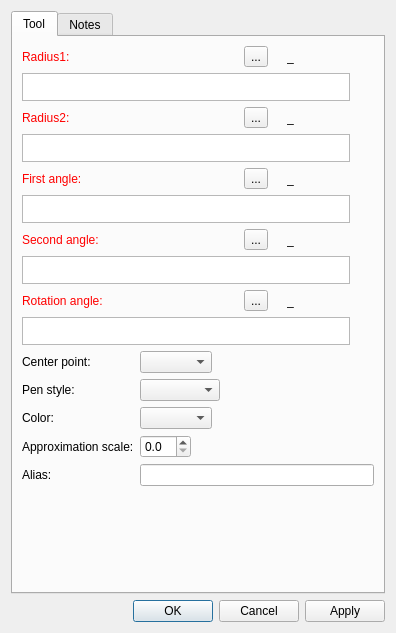
<?xml version="1.0" encoding="UTF-8"?>
<ui version="4.0">
 <class>DialogEllipticalArc</class>
 <widget class="QDialog" name="DialogEllipticalArc">
  <property name="geometry">
   <rect>
    <x>0</x>
    <y>0</y>
    <width>396</width>
    <height>633</height>
   </rect>
  </property>
  <property name="windowTitle">
   <string>Elliptical arc</string>
  </property>
  <property name="windowIcon">
   <iconset resource="../../../vmisc/share/resources/icon.qrc">
    <normaloff>:/icon/64x64/icon64x64.png</normaloff>:/icon/64x64/icon64x64.png</iconset>
  </property>
  <layout class="QVBoxLayout" name="verticalLayout_2">
   <item>
    <widget class="QTabWidget" name="tabWidget">
     <property name="currentIndex">
      <number>0</number>
     </property>
     <widget class="QWidget" name="tab">
      <attribute name="title">
       <string>Tool</string>
      </attribute>
      <layout class="QVBoxLayout" name="verticalLayout">
       <item>
        <layout class="QHBoxLayout" name="horizontalLayout_5">
         <item alignment="Qt::AlignLeft">
          <widget class="QLabel" name="labelEditRadius1">
           <property name="sizePolicy">
            <sizepolicy hsizetype="Fixed" vsizetype="Preferred">
             <horstretch>0</horstretch>
             <verstretch>0</verstretch>
            </sizepolicy>
           </property>
           <property name="palette">
            <palette>
             <active>
              <colorrole role="WindowText">
               <brush brushstyle="SolidPattern">
                <color alpha="255">
                 <red>255</red>
                 <green>0</green>
                 <blue>0</blue>
                </color>
               </brush>
              </colorrole>
             </active>
             <inactive>
              <colorrole role="WindowText">
               <brush brushstyle="SolidPattern">
                <color alpha="255">
                 <red>255</red>
                 <green>0</green>
                 <blue>0</blue>
                </color>
               </brush>
              </colorrole>
             </inactive>
             <disabled>
              <colorrole role="WindowText">
               <brush brushstyle="SolidPattern">
                <color alpha="255">
                 <red>159</red>
                 <green>158</green>
                 <blue>158</blue>
                </color>
               </brush>
              </colorrole>
             </disabled>
            </palette>
           </property>
           <property name="text">
            <string>Radius1:</string>
           </property>
          </widget>
         </item>
         <item>
          <spacer name="horizontalSpacer_1">
           <property name="orientation">
            <enum>Qt::Horizontal</enum>
           </property>
           <property name="sizeHint" stdset="0">
            <size>
             <width>40</width>
             <height>20</height>
            </size>
           </property>
          </spacer>
         </item>
         <item alignment="Qt::AlignRight">
          <widget class="QToolButton" name="toolButtonExprRadius1">
           <property name="toolTip">
            <string>Formula wizard</string>
           </property>
           <property name="text">
            <string notr="true">...</string>
           </property>
           <property name="icon">
            <iconset resource="../../../vmisc/share/resources/icon.qrc">
             <normaloff>:/icon/24x24/fx.png</normaloff>:/icon/24x24/fx.png</iconset>
           </property>
           <property name="iconSize">
            <size>
             <width>24</width>
             <height>24</height>
            </size>
           </property>
          </widget>
         </item>
         <item alignment="Qt::AlignRight">
          <widget class="QLabel" name="label_1">
           <property name="text">
            <string/>
           </property>
           <property name="pixmap">
            <pixmap resource="../../../vmisc/share/resources/icon.qrc">:/icon/24x24/equal.png</pixmap>
           </property>
          </widget>
         </item>
         <item alignment="Qt::AlignRight">
          <widget class="QLabel" name="labelResultRadius1">
           <property name="sizePolicy">
            <sizepolicy hsizetype="Fixed" vsizetype="Preferred">
             <horstretch>0</horstretch>
             <verstretch>0</verstretch>
            </sizepolicy>
           </property>
           <property name="minimumSize">
            <size>
             <width>87</width>
             <height>0</height>
            </size>
           </property>
           <property name="toolTip">
            <string>Value</string>
           </property>
           <property name="text">
            <string notr="true">_</string>
           </property>
          </widget>
         </item>
        </layout>
       </item>
       <item>
        <layout class="QHBoxLayout" name="horizontalLayout_9">
         <property name="topMargin">
          <number>0</number>
         </property>
         <property name="bottomMargin">
          <number>0</number>
         </property>
         <item>
          <widget class="VPlainTextEdit" name="plainTextEditRadius1">
           <property name="sizePolicy">
            <sizepolicy hsizetype="Expanding" vsizetype="Preferred">
             <horstretch>0</horstretch>
             <verstretch>0</verstretch>
            </sizepolicy>
           </property>
           <property name="maximumSize">
            <size>
             <width>16777215</width>
             <height>28</height>
            </size>
           </property>
           <property name="toolTip">
            <string>Calulation</string>
           </property>
           <property name="tabChangesFocus">
            <bool>true</bool>
           </property>
          </widget>
         </item>
         <item>
          <widget class="QPushButton" name="pushButtonGrowLengthRadius1">
           <property name="maximumSize">
            <size>
             <width>18</width>
             <height>18</height>
            </size>
           </property>
           <property name="sizeIncrement">
            <size>
             <width>0</width>
             <height>0</height>
            </size>
           </property>
           <property name="toolTip">
            <string>&lt;html&gt;&lt;head/&gt;&lt;body&gt;&lt;p&gt;Show full calculation in message box&lt;/p&gt;&lt;/body&gt;&lt;/html&gt;</string>
           </property>
           <property name="text">
            <string notr="true"/>
           </property>
           <property name="icon">
            <iconset theme="go-down">
             <normaloff>.</normaloff>.</iconset>
           </property>
           <property name="iconSize">
            <size>
             <width>16</width>
             <height>16</height>
            </size>
           </property>
           <property name="flat">
            <bool>true</bool>
           </property>
          </widget>
         </item>
        </layout>
       </item>
       <item>
        <layout class="QHBoxLayout" name="horizontalLayout_17">
         <item alignment="Qt::AlignLeft">
          <widget class="QLabel" name="labelEditRadius2">
           <property name="sizePolicy">
            <sizepolicy hsizetype="Fixed" vsizetype="Preferred">
             <horstretch>0</horstretch>
             <verstretch>0</verstretch>
            </sizepolicy>
           </property>
           <property name="palette">
            <palette>
             <active>
              <colorrole role="WindowText">
               <brush brushstyle="SolidPattern">
                <color alpha="255">
                 <red>255</red>
                 <green>0</green>
                 <blue>0</blue>
                </color>
               </brush>
              </colorrole>
             </active>
             <inactive>
              <colorrole role="WindowText">
               <brush brushstyle="SolidPattern">
                <color alpha="255">
                 <red>255</red>
                 <green>0</green>
                 <blue>0</blue>
                </color>
               </brush>
              </colorrole>
             </inactive>
             <disabled>
              <colorrole role="WindowText">
               <brush brushstyle="SolidPattern">
                <color alpha="255">
                 <red>159</red>
                 <green>158</green>
                 <blue>158</blue>
                </color>
               </brush>
              </colorrole>
             </disabled>
            </palette>
           </property>
           <property name="text">
            <string>Radius2:</string>
           </property>
          </widget>
         </item>
         <item>
          <spacer name="horizontalSpacer_9">
           <property name="orientation">
            <enum>Qt::Horizontal</enum>
           </property>
           <property name="sizeHint" stdset="0">
            <size>
             <width>40</width>
             <height>20</height>
            </size>
           </property>
          </spacer>
         </item>
         <item alignment="Qt::AlignRight">
          <widget class="QToolButton" name="toolButtonExprRadius2">
           <property name="toolTip">
            <string>Formula wizard</string>
           </property>
           <property name="text">
            <string notr="true">...</string>
           </property>
           <property name="icon">
            <iconset resource="../../../vmisc/share/resources/icon.qrc">
             <normaloff>:/icon/24x24/fx.png</normaloff>:/icon/24x24/fx.png</iconset>
           </property>
           <property name="iconSize">
            <size>
             <width>24</width>
             <height>24</height>
            </size>
           </property>
          </widget>
         </item>
         <item alignment="Qt::AlignRight">
          <widget class="QLabel" name="label_7">
           <property name="text">
            <string/>
           </property>
           <property name="pixmap">
            <pixmap resource="../../../vmisc/share/resources/icon.qrc">:/icon/24x24/equal.png</pixmap>
           </property>
          </widget>
         </item>
         <item alignment="Qt::AlignRight">
          <widget class="QLabel" name="labelResultRadius2">
           <property name="sizePolicy">
            <sizepolicy hsizetype="Fixed" vsizetype="Preferred">
             <horstretch>0</horstretch>
             <verstretch>0</verstretch>
            </sizepolicy>
           </property>
           <property name="minimumSize">
            <size>
             <width>87</width>
             <height>0</height>
            </size>
           </property>
           <property name="toolTip">
            <string>Value</string>
           </property>
           <property name="text">
            <string notr="true">_</string>
           </property>
          </widget>
         </item>
        </layout>
       </item>
       <item>
        <layout class="QHBoxLayout" name="horizontalLayout_16">
         <property name="topMargin">
          <number>0</number>
         </property>
         <property name="bottomMargin">
          <number>0</number>
         </property>
         <item>
          <widget class="VPlainTextEdit" name="plainTextEditRadius2">
           <property name="sizePolicy">
            <sizepolicy hsizetype="Expanding" vsizetype="Preferred">
             <horstretch>0</horstretch>
             <verstretch>0</verstretch>
            </sizepolicy>
           </property>
           <property name="maximumSize">
            <size>
             <width>16777215</width>
             <height>28</height>
            </size>
           </property>
           <property name="toolTip">
            <string>Calulation</string>
           </property>
           <property name="tabChangesFocus">
            <bool>true</bool>
           </property>
          </widget>
         </item>
         <item>
          <widget class="QPushButton" name="pushButtonGrowLengthRadius2">
           <property name="maximumSize">
            <size>
             <width>18</width>
             <height>18</height>
            </size>
           </property>
           <property name="sizeIncrement">
            <size>
             <width>0</width>
             <height>0</height>
            </size>
           </property>
           <property name="toolTip">
            <string>&lt;html&gt;&lt;head/&gt;&lt;body&gt;&lt;p&gt;Show full calculation in message box&lt;/p&gt;&lt;/body&gt;&lt;/html&gt;</string>
           </property>
           <property name="text">
            <string notr="true"/>
           </property>
           <property name="icon">
            <iconset theme="go-down">
             <normaloff>.</normaloff>.</iconset>
           </property>
           <property name="iconSize">
            <size>
             <width>16</width>
             <height>16</height>
            </size>
           </property>
           <property name="flat">
            <bool>true</bool>
           </property>
          </widget>
         </item>
        </layout>
       </item>
       <item>
        <layout class="QHBoxLayout" name="horizontalLayout_10">
         <item alignment="Qt::AlignLeft">
          <widget class="QLabel" name="labelEditF1">
           <property name="sizePolicy">
            <sizepolicy hsizetype="Fixed" vsizetype="Preferred">
             <horstretch>0</horstretch>
             <verstretch>0</verstretch>
            </sizepolicy>
           </property>
           <property name="palette">
            <palette>
             <active>
              <colorrole role="WindowText">
               <brush brushstyle="SolidPattern">
                <color alpha="255">
                 <red>255</red>
                 <green>0</green>
                 <blue>0</blue>
                </color>
               </brush>
              </colorrole>
             </active>
             <inactive>
              <colorrole role="WindowText">
               <brush brushstyle="SolidPattern">
                <color alpha="255">
                 <red>255</red>
                 <green>0</green>
                 <blue>0</blue>
                </color>
               </brush>
              </colorrole>
             </inactive>
             <disabled>
              <colorrole role="WindowText">
               <brush brushstyle="SolidPattern">
                <color alpha="255">
                 <red>159</red>
                 <green>158</green>
                 <blue>158</blue>
                </color>
               </brush>
              </colorrole>
             </disabled>
            </palette>
           </property>
           <property name="text">
            <string>First angle:</string>
           </property>
          </widget>
         </item>
         <item>
          <spacer name="horizontalSpacer_6">
           <property name="orientation">
            <enum>Qt::Horizontal</enum>
           </property>
           <property name="sizeHint" stdset="0">
            <size>
             <width>40</width>
             <height>20</height>
            </size>
           </property>
          </spacer>
         </item>
         <item alignment="Qt::AlignRight">
          <widget class="QToolButton" name="toolButtonExprF1">
           <property name="toolTip">
            <string>Formula wizard</string>
           </property>
           <property name="text">
            <string notr="true">...</string>
           </property>
           <property name="icon">
            <iconset resource="../../../vmisc/share/resources/icon.qrc">
             <normaloff>:/icon/24x24/fx.png</normaloff>:/icon/24x24/fx.png</iconset>
           </property>
           <property name="iconSize">
            <size>
             <width>24</width>
             <height>24</height>
            </size>
           </property>
          </widget>
         </item>
         <item alignment="Qt::AlignRight">
          <widget class="QLabel" name="label_8">
           <property name="text">
            <string/>
           </property>
           <property name="pixmap">
            <pixmap resource="../../../vmisc/share/resources/icon.qrc">:/icon/24x24/equal.png</pixmap>
           </property>
          </widget>
         </item>
         <item alignment="Qt::AlignRight">
          <widget class="QLabel" name="labelResultF1">
           <property name="sizePolicy">
            <sizepolicy hsizetype="Fixed" vsizetype="Preferred">
             <horstretch>0</horstretch>
             <verstretch>0</verstretch>
            </sizepolicy>
           </property>
           <property name="minimumSize">
            <size>
             <width>87</width>
             <height>0</height>
            </size>
           </property>
           <property name="toolTip">
            <string>Value</string>
           </property>
           <property name="text">
            <string notr="true">_</string>
           </property>
          </widget>
         </item>
        </layout>
       </item>
       <item>
        <layout class="QHBoxLayout" name="horizontalLayout_11">
         <property name="topMargin">
          <number>0</number>
         </property>
         <property name="bottomMargin">
          <number>0</number>
         </property>
         <item>
          <widget class="VPlainTextEdit" name="plainTextEditF1">
           <property name="sizePolicy">
            <sizepolicy hsizetype="Expanding" vsizetype="Preferred">
             <horstretch>0</horstretch>
             <verstretch>0</verstretch>
            </sizepolicy>
           </property>
           <property name="maximumSize">
            <size>
             <width>16777215</width>
             <height>28</height>
            </size>
           </property>
           <property name="toolTip">
            <string>Calculation</string>
           </property>
           <property name="tabChangesFocus">
            <bool>true</bool>
           </property>
          </widget>
         </item>
         <item>
          <widget class="QPushButton" name="pushButtonGrowLengthF1">
           <property name="maximumSize">
            <size>
             <width>18</width>
             <height>18</height>
            </size>
           </property>
           <property name="sizeIncrement">
            <size>
             <width>0</width>
             <height>0</height>
            </size>
           </property>
           <property name="toolTip">
            <string>&lt;html&gt;&lt;head/&gt;&lt;body&gt;&lt;p&gt;Show full calculation in message box&lt;/p&gt;&lt;/body&gt;&lt;/html&gt;</string>
           </property>
           <property name="text">
            <string notr="true"/>
           </property>
           <property name="icon">
            <iconset theme="go-down">
             <normaloff>.</normaloff>.</iconset>
           </property>
           <property name="iconSize">
            <size>
             <width>16</width>
             <height>16</height>
            </size>
           </property>
           <property name="flat">
            <bool>true</bool>
           </property>
          </widget>
         </item>
        </layout>
       </item>
       <item>
        <layout class="QHBoxLayout" name="horizontalLayout_12">
         <item alignment="Qt::AlignLeft">
          <widget class="QLabel" name="labelEditF2">
           <property name="sizePolicy">
            <sizepolicy hsizetype="Fixed" vsizetype="Preferred">
             <horstretch>0</horstretch>
             <verstretch>0</verstretch>
            </sizepolicy>
           </property>
           <property name="palette">
            <palette>
             <active>
              <colorrole role="WindowText">
               <brush brushstyle="SolidPattern">
                <color alpha="255">
                 <red>255</red>
                 <green>0</green>
                 <blue>0</blue>
                </color>
               </brush>
              </colorrole>
             </active>
             <inactive>
              <colorrole role="WindowText">
               <brush brushstyle="SolidPattern">
                <color alpha="255">
                 <red>255</red>
                 <green>0</green>
                 <blue>0</blue>
                </color>
               </brush>
              </colorrole>
             </inactive>
             <disabled>
              <colorrole role="WindowText">
               <brush brushstyle="SolidPattern">
                <color alpha="255">
                 <red>159</red>
                 <green>158</green>
                 <blue>158</blue>
                </color>
               </brush>
              </colorrole>
             </disabled>
            </palette>
           </property>
           <property name="text">
            <string>Second angle:</string>
           </property>
          </widget>
         </item>
         <item>
          <spacer name="horizontalSpacer_7">
           <property name="orientation">
            <enum>Qt::Horizontal</enum>
           </property>
           <property name="sizeHint" stdset="0">
            <size>
             <width>40</width>
             <height>20</height>
            </size>
           </property>
          </spacer>
         </item>
         <item alignment="Qt::AlignRight">
          <widget class="QToolButton" name="toolButtonExprF2">
           <property name="toolTip">
            <string>Formula wizard</string>
           </property>
           <property name="text">
            <string notr="true">...</string>
           </property>
           <property name="icon">
            <iconset resource="../../../vmisc/share/resources/icon.qrc">
             <normaloff>:/icon/24x24/fx.png</normaloff>:/icon/24x24/fx.png</iconset>
           </property>
           <property name="iconSize">
            <size>
             <width>24</width>
             <height>24</height>
            </size>
           </property>
          </widget>
         </item>
         <item alignment="Qt::AlignRight">
          <widget class="QLabel" name="label_9">
           <property name="text">
            <string/>
           </property>
           <property name="pixmap">
            <pixmap resource="../../../vmisc/share/resources/icon.qrc">:/icon/24x24/equal.png</pixmap>
           </property>
          </widget>
         </item>
         <item>
          <widget class="QLabel" name="labelResultF2">
           <property name="sizePolicy">
            <sizepolicy hsizetype="Fixed" vsizetype="Preferred">
             <horstretch>0</horstretch>
             <verstretch>0</verstretch>
            </sizepolicy>
           </property>
           <property name="minimumSize">
            <size>
             <width>87</width>
             <height>0</height>
            </size>
           </property>
           <property name="toolTip">
            <string>Value</string>
           </property>
           <property name="text">
            <string notr="true">_</string>
           </property>
          </widget>
         </item>
        </layout>
       </item>
       <item>
        <layout class="QHBoxLayout" name="horizontalLayout_13">
         <property name="topMargin">
          <number>0</number>
         </property>
         <property name="bottomMargin">
          <number>0</number>
         </property>
         <item>
          <widget class="VPlainTextEdit" name="plainTextEditF2">
           <property name="sizePolicy">
            <sizepolicy hsizetype="Expanding" vsizetype="Preferred">
             <horstretch>0</horstretch>
             <verstretch>0</verstretch>
            </sizepolicy>
           </property>
           <property name="maximumSize">
            <size>
             <width>16777215</width>
             <height>28</height>
            </size>
           </property>
           <property name="toolTip">
            <string>Calculation</string>
           </property>
           <property name="tabChangesFocus">
            <bool>true</bool>
           </property>
          </widget>
         </item>
         <item>
          <widget class="QPushButton" name="pushButtonGrowLengthF2">
           <property name="maximumSize">
            <size>
             <width>18</width>
             <height>18</height>
            </size>
           </property>
           <property name="sizeIncrement">
            <size>
             <width>0</width>
             <height>0</height>
            </size>
           </property>
           <property name="toolTip">
            <string>&lt;html&gt;&lt;head/&gt;&lt;body&gt;&lt;p&gt;Show full calculation in message box&lt;/p&gt;&lt;/body&gt;&lt;/html&gt;</string>
           </property>
           <property name="text">
            <string notr="true"/>
           </property>
           <property name="icon">
            <iconset theme="go-down">
             <normaloff>.</normaloff>.</iconset>
           </property>
           <property name="iconSize">
            <size>
             <width>16</width>
             <height>16</height>
            </size>
           </property>
           <property name="flat">
            <bool>true</bool>
           </property>
          </widget>
         </item>
        </layout>
       </item>
       <item>
        <layout class="QHBoxLayout" name="horizontalLayout_14">
         <item alignment="Qt::AlignLeft">
          <widget class="QLabel" name="labelEditRotationAngle">
           <property name="sizePolicy">
            <sizepolicy hsizetype="Fixed" vsizetype="Preferred">
             <horstretch>0</horstretch>
             <verstretch>0</verstretch>
            </sizepolicy>
           </property>
           <property name="palette">
            <palette>
             <active>
              <colorrole role="WindowText">
               <brush brushstyle="SolidPattern">
                <color alpha="255">
                 <red>255</red>
                 <green>0</green>
                 <blue>0</blue>
                </color>
               </brush>
              </colorrole>
             </active>
             <inactive>
              <colorrole role="WindowText">
               <brush brushstyle="SolidPattern">
                <color alpha="255">
                 <red>255</red>
                 <green>0</green>
                 <blue>0</blue>
                </color>
               </brush>
              </colorrole>
             </inactive>
             <disabled>
              <colorrole role="WindowText">
               <brush brushstyle="SolidPattern">
                <color alpha="255">
                 <red>159</red>
                 <green>158</green>
                 <blue>158</blue>
                </color>
               </brush>
              </colorrole>
             </disabled>
            </palette>
           </property>
           <property name="text">
            <string>Rotation angle:</string>
           </property>
          </widget>
         </item>
         <item>
          <spacer name="horizontalSpacer_8">
           <property name="orientation">
            <enum>Qt::Horizontal</enum>
           </property>
           <property name="sizeHint" stdset="0">
            <size>
             <width>40</width>
             <height>20</height>
            </size>
           </property>
          </spacer>
         </item>
         <item alignment="Qt::AlignRight">
          <widget class="QToolButton" name="toolButtonExprRotationAngle">
           <property name="toolTip">
            <string>Formula wizard</string>
           </property>
           <property name="text">
            <string notr="true">...</string>
           </property>
           <property name="icon">
            <iconset resource="../../../vmisc/share/resources/icon.qrc">
             <normaloff>:/icon/24x24/fx.png</normaloff>:/icon/24x24/fx.png</iconset>
           </property>
           <property name="iconSize">
            <size>
             <width>24</width>
             <height>24</height>
            </size>
           </property>
          </widget>
         </item>
         <item alignment="Qt::AlignRight">
          <widget class="QLabel" name="label_12">
           <property name="text">
            <string/>
           </property>
           <property name="pixmap">
            <pixmap resource="../../../vmisc/share/resources/icon.qrc">:/icon/24x24/equal.png</pixmap>
           </property>
          </widget>
         </item>
         <item alignment="Qt::AlignRight">
          <widget class="QLabel" name="labelResultRotationAngle">
           <property name="sizePolicy">
            <sizepolicy hsizetype="Fixed" vsizetype="Preferred">
             <horstretch>0</horstretch>
             <verstretch>0</verstretch>
            </sizepolicy>
           </property>
           <property name="minimumSize">
            <size>
             <width>87</width>
             <height>0</height>
            </size>
           </property>
           <property name="toolTip">
            <string>Value</string>
           </property>
           <property name="text">
            <string notr="true">_</string>
           </property>
          </widget>
         </item>
        </layout>
       </item>
       <item>
        <layout class="QHBoxLayout" name="horizontalLayout_15">
         <property name="topMargin">
          <number>0</number>
         </property>
         <property name="bottomMargin">
          <number>0</number>
         </property>
         <item>
          <widget class="VPlainTextEdit" name="plainTextEditRotationAngle">
           <property name="sizePolicy">
            <sizepolicy hsizetype="Expanding" vsizetype="Preferred">
             <horstretch>0</horstretch>
             <verstretch>0</verstretch>
            </sizepolicy>
           </property>
           <property name="maximumSize">
            <size>
             <width>16777215</width>
             <height>28</height>
            </size>
           </property>
           <property name="toolTip">
            <string>Calculation</string>
           </property>
           <property name="tabChangesFocus">
            <bool>true</bool>
           </property>
          </widget>
         </item>
         <item>
          <widget class="QPushButton" name="pushButtonGrowLengthRotationAngle">
           <property name="maximumSize">
            <size>
             <width>18</width>
             <height>18</height>
            </size>
           </property>
           <property name="sizeIncrement">
            <size>
             <width>0</width>
             <height>0</height>
            </size>
           </property>
           <property name="toolTip">
            <string>&lt;html&gt;&lt;head/&gt;&lt;body&gt;&lt;p&gt;Show full calculation in message box&lt;/p&gt;&lt;/body&gt;&lt;/html&gt;</string>
           </property>
           <property name="text">
            <string notr="true"/>
           </property>
           <property name="icon">
            <iconset theme="go-down">
             <normaloff>.</normaloff>.</iconset>
           </property>
           <property name="iconSize">
            <size>
             <width>16</width>
             <height>16</height>
            </size>
           </property>
           <property name="flat">
            <bool>true</bool>
           </property>
          </widget>
         </item>
        </layout>
       </item>
       <item>
        <layout class="QFormLayout" name="formLayout_2">
         <property name="fieldGrowthPolicy">
          <enum>QFormLayout::ExpandingFieldsGrow</enum>
         </property>
         <item row="0" column="0">
          <widget class="QLabel" name="label_10">
           <property name="sizePolicy">
            <sizepolicy hsizetype="Fixed" vsizetype="Preferred">
             <horstretch>0</horstretch>
             <verstretch>0</verstretch>
            </sizepolicy>
           </property>
           <property name="text">
            <string>Center point:</string>
           </property>
          </widget>
         </item>
         <item row="0" column="1">
          <widget class="QComboBox" name="comboBoxBasePoint">
           <property name="toolTip">
            <string>Select center point of the arc</string>
           </property>
          </widget>
         </item>
         <item row="2" column="1">
          <widget class="QComboBox" name="comboBoxColor">
           <property name="toolTip">
            <string/>
           </property>
          </widget>
         </item>
         <item row="2" column="0">
          <widget class="QLabel" name="label_11">
           <property name="text">
            <string>Color:</string>
           </property>
          </widget>
         </item>
         <item row="1" column="0">
          <widget class="QLabel" name="label">
           <property name="text">
            <string>Pen style:</string>
           </property>
          </widget>
         </item>
         <item row="1" column="1">
          <widget class="QComboBox" name="comboBoxPenStyle">
           <property name="minimumSize">
            <size>
             <width>80</width>
             <height>0</height>
            </size>
           </property>
           <property name="maximumSize">
            <size>
             <width>110</width>
             <height>16777215</height>
            </size>
           </property>
           <property name="iconSize">
            <size>
             <width>80</width>
             <height>14</height>
            </size>
           </property>
          </widget>
         </item>
         <item row="4" column="0">
          <widget class="QLabel" name="labelAlias">
           <property name="text">
            <string>Alias:</string>
           </property>
          </widget>
         </item>
         <item row="4" column="1">
          <widget class="QLineEdit" name="lineEditAlias"/>
         </item>
         <item row="3" column="0">
          <widget class="QLabel" name="label_13">
           <property name="text">
            <string>Approximation scale:</string>
           </property>
          </widget>
         </item>
         <item row="3" column="1">
          <widget class="QDoubleSpinBox" name="doubleSpinBoxApproximationScale">
           <property name="toolTip">
            <string>Set approximation scale for this curve, 0 - use global value</string>
           </property>
           <property name="decimals">
            <number>1</number>
           </property>
           <property name="maximum">
            <double>10.000000000000000</double>
           </property>
           <property name="singleStep">
            <double>0.100000000000000</double>
           </property>
          </widget>
         </item>
        </layout>
       </item>
       <item>
        <spacer name="verticalSpacer">
         <property name="orientation">
          <enum>Qt::Vertical</enum>
         </property>
         <property name="sizeHint" stdset="0">
          <size>
           <width>20</width>
           <height>40</height>
          </size>
         </property>
        </spacer>
       </item>
      </layout>
     </widget>
     <widget class="QWidget" name="tab_2">
      <attribute name="title">
       <string>Notes</string>
      </attribute>
      <layout class="QVBoxLayout" name="verticalLayout_3">
       <item>
        <widget class="QPlainTextEdit" name="plainTextEditToolNotes"/>
       </item>
      </layout>
     </widget>
    </widget>
   </item>
   <item>
    <widget class="QDialogButtonBox" name="buttonBox">
     <property name="orientation">
      <enum>Qt::Horizontal</enum>
     </property>
     <property name="standardButtons">
      <set>QDialogButtonBox::Apply|QDialogButtonBox::Cancel|QDialogButtonBox::Ok</set>
     </property>
    </widget>
   </item>
  </layout>
 </widget>
 <customwidgets>
  <customwidget>
   <class>VPlainTextEdit</class>
   <extends>QPlainTextEdit</extends>
   <header>../vwidgets/vplaintextedit.h</header>
  </customwidget>
 </customwidgets>
 <resources>
  <include location="../../../vmisc/share/resources/icon.qrc"/>
 </resources>
 <connections/>
</ui>
